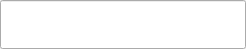
<?xml version="1.0" encoding="UTF-8"?>
<ui version="4.0">
 <class>CDialogTextEdit</class>
 <widget class="QDialog" name="CDialogTextEdit">
  <property name="windowModality">
   <enum>Qt::ApplicationModal</enum>
  </property>
  <property name="geometry">
   <rect>
    <x>0</x>
    <y>0</y>
    <width>246</width>
    <height>49</height>
   </rect>
  </property>
  <property name="sizePolicy">
   <sizepolicy hsizetype="Expanding" vsizetype="Expanding">
    <horstretch>0</horstretch>
    <verstretch>0</verstretch>
   </sizepolicy>
  </property>
  <property name="windowTitle">
   <string>Dialog</string>
  </property>
  <property name="styleSheet">
   <string notr="true"/>
  </property>
  <property name="modal">
   <bool>true</bool>
  </property>
  <layout class="QVBoxLayout" name="verticalLayout">
   <property name="spacing">
    <number>0</number>
   </property>
   <property name="leftMargin">
    <number>0</number>
   </property>
   <property name="topMargin">
    <number>0</number>
   </property>
   <property name="rightMargin">
    <number>0</number>
   </property>
   <property name="bottomMargin">
    <number>0</number>
   </property>
   <item>
    <widget class="QLineEdit" name="lineEdit">
     <property name="sizePolicy">
      <sizepolicy hsizetype="Ignored" vsizetype="Ignored">
       <horstretch>0</horstretch>
       <verstretch>0</verstretch>
      </sizepolicy>
     </property>
     <property name="font">
      <font>
       <family>Microsoft YaHei UI</family>
      </font>
     </property>
     <property name="alignment">
      <set>Qt::AlignCenter</set>
     </property>
    </widget>
   </item>
  </layout>
 </widget>
 <resources/>
 <connections/>
</ui>
